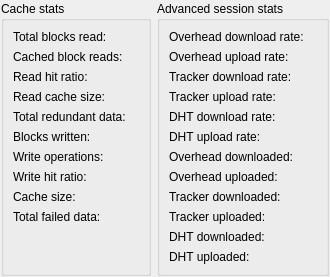
  <widget class="QWidget" name="tab">
   <attribute name="title">
    <string>Advanced session stats</string>
   </attribute>
   <layout class="QVBoxLayout" name="verticalLayout_13">
    <property name="leftMargin">
     <number>1</number>
    </property>
    <property name="topMargin">
     <number>1</number>
    </property>
    <property name="rightMargin">
     <number>1</number>
    </property>
    <property name="bottomMargin">
     <number>1</number>
    </property>
    <item>
     <layout class="QHBoxLayout" name="horizontalLayout_7">
      <item>
       <widget class="QGroupBox" name="BoxCacheStats_">
        <property name="sizePolicy">
         <sizepolicy hsizetype="Preferred" vsizetype="Preferred">
          <horstretch>1</horstretch>
          <verstretch>0</verstretch>
         </sizepolicy>
        </property>
        <property name="title">
         <string>Cache stats</string>
        </property>
        <layout class="QFormLayout" name="formLayout">
         <property name="fieldGrowthPolicy">
          <enum>QFormLayout::AllNonFixedFieldsGrow</enum>
         </property>
         <item row="0" column="0">
          <widget class="QLabel" name="label_48">
           <property name="text">
            <string>Total blocks read:</string>
           </property>
          </widget>
         </item>
         <item row="0" column="1">
          <widget class="QLabel" name="TotalBlocksRead_">
           <property name="text">
            <string/>
           </property>
          </widget>
         </item>
         <item row="1" column="0">
          <widget class="QLabel" name="label_45">
           <property name="text">
            <string>Cached block reads:</string>
           </property>
          </widget>
         </item>
         <item row="1" column="1">
          <widget class="QLabel" name="CachedBlockReads_">
           <property name="text">
            <string/>
           </property>
          </widget>
         </item>
         <item row="2" column="0">
          <widget class="QLabel" name="label_49">
           <property name="text">
            <string>Read hit ratio:</string>
           </property>
          </widget>
         </item>
         <item row="2" column="1">
          <widget class="QLabel" name="ReadHitRatio_">
           <property name="text">
            <string/>
           </property>
          </widget>
         </item>
         <item row="3" column="0">
          <widget class="QLabel" name="label_56">
           <property name="text">
            <string>Read cache size:</string>
           </property>
          </widget>
         </item>
         <item row="3" column="1">
          <widget class="QLabel" name="ReadCacheSize_">
           <property name="text">
            <string/>
           </property>
          </widget>
         </item>
         <item row="4" column="0">
          <widget class="QLabel" name="label_63">
           <property name="text">
            <string>Total redundant data:</string>
           </property>
          </widget>
         </item>
         <item row="4" column="1">
          <widget class="QLabel" name="LabelTotalRedundantData_">
           <property name="text">
            <string/>
           </property>
          </widget>
         </item>
         <item row="5" column="0">
          <widget class="QLabel" name="label_32">
           <property name="text">
            <string>Blocks written:</string>
           </property>
          </widget>
         </item>
         <item row="5" column="1">
          <widget class="QLabel" name="BlocksWritten_">
           <property name="text">
            <string/>
           </property>
          </widget>
         </item>
         <item row="6" column="0">
          <widget class="QLabel" name="label_46">
           <property name="text">
            <string>Write operations:</string>
           </property>
          </widget>
         </item>
         <item row="6" column="1">
          <widget class="QLabel" name="Writes_">
           <property name="text">
            <string/>
           </property>
          </widget>
         </item>
         <item row="7" column="0">
          <widget class="QLabel" name="label_52">
           <property name="text">
            <string>Write hit ratio:</string>
           </property>
          </widget>
         </item>
         <item row="7" column="1">
          <widget class="QLabel" name="WriteHitRatio_">
           <property name="text">
            <string/>
           </property>
          </widget>
         </item>
         <item row="8" column="0">
          <widget class="QLabel" name="label_54">
           <property name="text">
            <string>Cache size:</string>
           </property>
          </widget>
         </item>
         <item row="8" column="1">
          <widget class="QLabel" name="CacheSize_">
           <property name="text">
            <string/>
           </property>
          </widget>
         </item>
         <item row="9" column="0">
          <widget class="QLabel" name="label_59">
           <property name="text">
            <string>Total failed data:</string>
           </property>
          </widget>
         </item>
         <item row="9" column="1">
          <widget class="QLabel" name="LabelTotalFailedData_">
           <property name="text">
            <string/>
           </property>
          </widget>
         </item>
        </layout>
       </widget>
      </item>
      <item>
       <widget class="QGroupBox" name="BoxAdvancedSessionStats_">
        <property name="sizePolicy">
         <sizepolicy hsizetype="Preferred" vsizetype="Preferred">
          <horstretch>1</horstretch>
          <verstretch>0</verstretch>
         </sizepolicy>
        </property>
        <property name="title">
         <string>Advanced session stats</string>
        </property>
        <layout class="QFormLayout" name="formLayout_8">
         <property name="fieldGrowthPolicy">
          <enum>QFormLayout::AllNonFixedFieldsGrow</enum>
         </property>
         <item row="6" column="0">
          <widget class="QLabel" name="label_66">
           <property name="text">
            <string>Overhead downloaded:</string>
           </property>
          </widget>
         </item>
         <item row="6" column="1">
          <widget class="QLabel" name="LabelOverheadDownloaded_">
           <property name="text">
            <string/>
           </property>
          </widget>
         </item>
         <item row="7" column="0">
          <widget class="QLabel" name="label_67">
           <property name="text">
            <string>Overhead uploaded:</string>
           </property>
          </widget>
         </item>
         <item row="7" column="1">
          <widget class="QLabel" name="LabelOverheadUploaded_">
           <property name="text">
            <string/>
           </property>
          </widget>
         </item>
         <item row="8" column="0">
          <widget class="QLabel" name="label_70">
           <property name="text">
            <string>Tracker downloaded:</string>
           </property>
          </widget>
         </item>
         <item row="8" column="1">
          <widget class="QLabel" name="LabelTrackerDownloaded_">
           <property name="text">
            <string/>
           </property>
          </widget>
         </item>
         <item row="9" column="0">
          <widget class="QLabel" name="label_71">
           <property name="text">
            <string>Tracker uploaded:</string>
           </property>
          </widget>
         </item>
         <item row="9" column="1">
          <widget class="QLabel" name="LabelTrackerUploaded_">
           <property name="text">
            <string/>
           </property>
          </widget>
         </item>
         <item row="10" column="0">
          <widget class="QLabel" name="label_68">
           <property name="text">
            <string>DHT downloaded:</string>
           </property>
          </widget>
         </item>
         <item row="10" column="1">
          <widget class="QLabel" name="LabelDHTDownloaded_">
           <property name="text">
            <string/>
           </property>
          </widget>
         </item>
         <item row="11" column="0">
          <widget class="QLabel" name="label_69">
           <property name="text">
            <string>DHT uploaded:</string>
           </property>
          </widget>
         </item>
         <item row="11" column="1">
          <widget class="QLabel" name="LabelDHTUploaded_">
           <property name="text">
            <string/>
           </property>
          </widget>
         </item>
         <item row="0" column="0">
          <widget class="QLabel" name="label_53">
           <property name="text">
            <string>Overhead download rate:</string>
           </property>
          </widget>
         </item>
         <item row="1" column="0">
          <widget class="QLabel" name="label_57">
           <property name="text">
            <string>Overhead upload rate:</string>
           </property>
          </widget>
         </item>
         <item row="0" column="1">
          <widget class="QLabel" name="LabelOverheadDownloadRate_">
           <property name="text">
            <string/>
           </property>
          </widget>
         </item>
         <item row="1" column="1">
          <widget class="QLabel" name="LabelOverheadUploadRate_">
           <property name="text">
            <string/>
           </property>
          </widget>
         </item>
         <item row="4" column="0">
          <widget class="QLabel" name="label_58">
           <property name="text">
            <string>DHT download rate:</string>
           </property>
          </widget>
         </item>
         <item row="5" column="0">
          <widget class="QLabel" name="label_62">
           <property name="text">
            <string>DHT upload rate:</string>
           </property>
          </widget>
         </item>
         <item row="2" column="0">
          <widget class="QLabel" name="label_26">
           <property name="text">
            <string>Tracker download rate:</string>
           </property>
          </widget>
         </item>
         <item row="3" column="0">
          <widget class="QLabel" name="label_27">
           <property name="text">
            <string>Tracker upload rate:</string>
           </property>
          </widget>
         </item>
         <item row="2" column="1">
          <widget class="QLabel" name="LabelTrackerDownloadRate_">
           <property name="text">
            <string/>
           </property>
          </widget>
         </item>
         <item row="3" column="1">
          <widget class="QLabel" name="LabelTrackerUploadRate_">
           <property name="text">
            <string/>
           </property>
          </widget>
         </item>
         <item row="4" column="1">
          <widget class="QLabel" name="LabelDHTDownloadRate_">
           <property name="text">
            <string/>
           </property>
          </widget>
         </item>
         <item row="5" column="1">
          <widget class="QLabel" name="LabelDHTUploadRate_">
           <property name="text">
            <string/>
           </property>
          </widget>
         </item>
        </layout>
       </widget>
      </item>
     </layout>
    </item>
   </layout>
  </widget>
